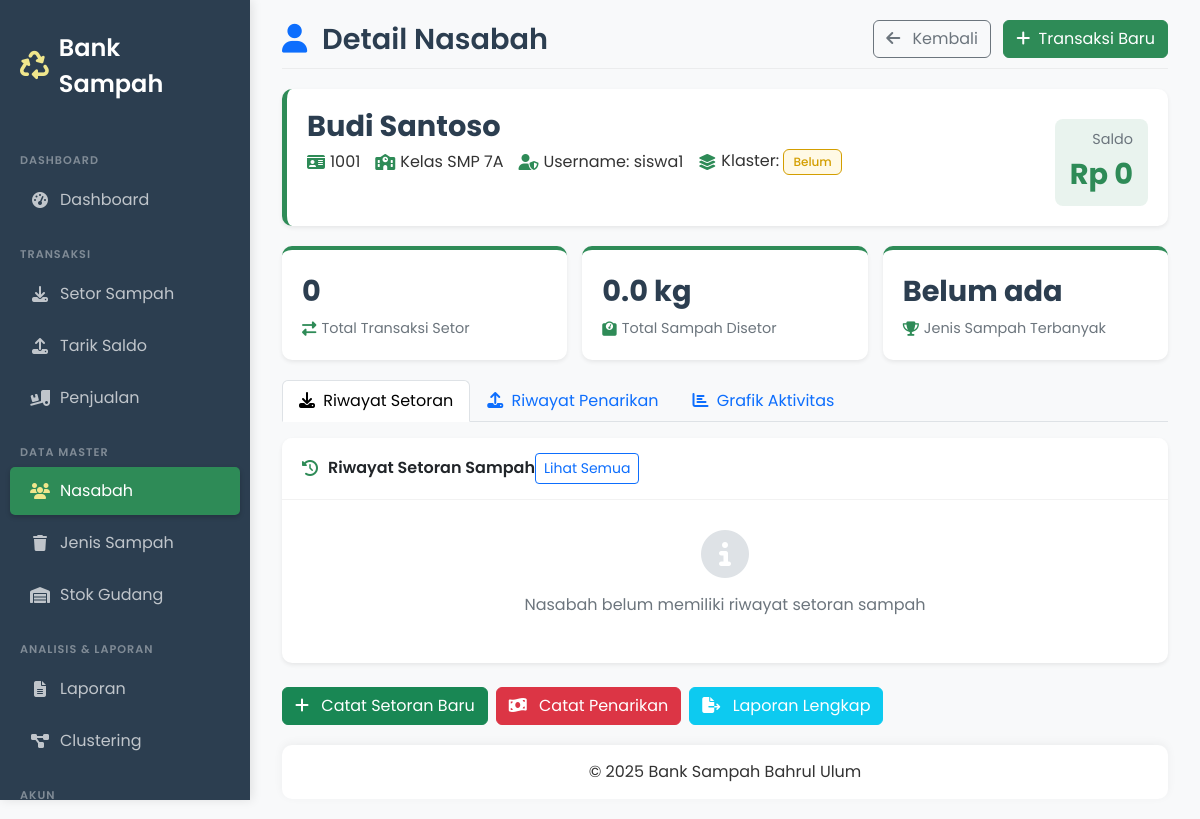
The app's page /admin/detail_nasabah.php?id=2 (signed in) with its own data.
### tables this page shows
CREATE TABLE nasabah (
    id_nasabah INT AUTO_INCREMENT PRIMARY KEY,
    id_user INT NOT NULL UNIQUE,  
    nis VARCHAR(20) UNIQUE,
    nama_lengkap VARCHAR(100) NOT NULL,
    kelas VARCHAR(50),
    saldo BIGINT NOT NULL DEFAULT 0,
     
    id_klaster INT DEFAULT NULL,
    FOREIGN KEY (id_user) REFERENCES users(id_user) ON DELETE CASCADE
);

CREATE TABLE users (
    id_user INT AUTO_INCREMENT PRIMARY KEY,
    username VARCHAR(50) NOT NULL UNIQUE,
    password VARCHAR(255) NOT NULL,  
    role ENUM('admin', 'nasabah') NOT NULL,
    created_at TIMESTAMP DEFAULT CURRENT_TIMESTAMP
);

### config/functions.php (called while the page is built, shortened)
<?php
function format_rupiah($number) {
    return 'Rp ' . number_format($number, 0, ',', '.');
}
?>

### admin/detail_nasabah.php (the view, shortened to what this page needs)
<?php
require '../config/db.php';
require '../config/functions.php';
$id_nasabah = $_GET['id'];
try {
    $stmt = $pdo->prepare("
        SELECT n.*, u.username, k.nama_klaster
        FROM nasabah n
        LEFT JOIN users u ON n.id_user = u.id_user
        LEFT JOIN klaster_info k ON n.id_klaster = k.id_klaster
        WHERE n.id_nasabah = ?
    ");
    $stmt->execute([$id_nasabah]);
    $nasabah = $stmt->fetch();
    $stmt = $pdo->prepare("
        SELECT
            ts.tanggal_setor,
            js.nama_sampah,
            ts.berat,
            js.harga_beli AS harga_per_kg,
            ts.total_harga,
            u.username AS admin_pencatat
        FROM transaksi_setor ts
        JOIN jenis_sampah js ON ts.id_sampah = js.id_sampah
        JOIN users u ON ts.dicatat_oleh = u.id_user
        WHERE ts.id_nasabah = ?
        ORDER BY ts.tanggal_setor DESC
    ");
    $stmt->execute([$id_nasabah]);
    $transaksi_setor = $stmt->fetchAll();
    $stmt_stats = $pdo->prepare("
        SELECT
            COALESCE(SUM(ts.berat), 0) as total_berat,
            COUNT(ts.id_setor) as jumlah_setor
        FROM transaksi_setor ts
        WHERE ts.id_nasabah = ?
    ");
    $stmt_stats->execute([$id_nasabah]);
    $stats = $stmt_stats->fetch();
    $stmt_top_sampah = $pdo->prepare("
        SELECT js.nama_sampah, SUM(ts.berat) as total_berat
        FROM transaksi_setor ts
        JOIN jenis_sampah js ON ts.id_sampah = js.id_sampah
        WHERE ts.id_nasabah = ?
        GROUP BY js.id_sampah
        ORDER BY total_berat DESC
        LIMIT 1
    ");
    $stmt_top_sampah->execute([$id_nasabah]);
    $top_sampah = $stmt_top_sampah->fetch();
} catch (Exception $e) {
    $_SESSION['error'] = "Terjadi kesalahan: " . $e->getMessage();
    header("Location: nasabah.php");
    exit;
}
?>
<!DOCTYPE html>
<html lang="id">
<head>
    <link href="https://cdn.jsdelivr.net/npm/bootstrap@5.3.3/dist/css/bootstrap.min.css" rel="stylesheet">
    <link rel="stylesheet" href="https://cdnjs.cloudflare.com/ajax/libs/font-awesome/6.4.0/css/all.min.css">
</head>
<body>
    <div class="sidebar">
        <a href="index.php" class="brand">
            <i class="fas fa-recycle"></i>
            <span class="brand-text">Bank Sampah</span>
        </a>
        <div class="nav-category">Dashboard</div>
        <ul class="nav flex-column">
            <li class="nav-item">
                <a class="nav-link" href="index.php">
                    <i class="fas fa-tachometer-alt"></i>
                    <span class="nav-text">Dashboard</span>
                </a>
            </li>
        </ul>
        <div class="nav-category">Transaksi</div>
        <ul class="nav flex-column">
            <li class="nav-item">
                <a class="nav-link" href="transaksi_setor.php">
                    <i class="fas fa-download"></i>
                    <span class="nav-text">Setor Sampah</span>
                </a>
            </li>
            <li class="nav-item">
                <a class="nav-link" href="transaksi_tarik.php">
                    <i class="fas fa-upload"></i>
                    <span class="nav-text">Tarik Saldo</span>
                </a>
            </li>
            <li class="nav-item">
                <a class="nav-link" href="penjualan.php">
                    <i class="fas fa-truck-loading"></i>
                    <span class="nav-text">Penjualan</span>
                </a>
            </li>
        </ul>
        <div class="nav-category">Data Master</div>
        <ul class="nav flex-column">
            <li class="nav-item">
                <a class="nav-link active" href="nasabah.php">
                    <i class="fas fa-users"></i>
                    <span class="nav-text">Nasabah</span>
                </a>
            </li>
            <li class="nav-item">
                <a class="nav-link" href="sampah.php">
                    <i class="fas fa-trash"></i>
                    <span class="nav-text">Jenis Sampah</span>
                </a>
            </li>
            <li class="nav-item">
                <a class="nav-link" href="stok.php">
                    <i class="fas fa-warehouse"></i>
                    <span class="nav-text">Stok Gudang</span>
                </a>
            </li>
        </ul>
        <div class="nav-category">Analisis & Laporan</div>
        <ul class="nav flex-column">
            <li class="nav-item">
                <a class="nav-link" href="laporan.php">
                    <i class="fas fa-file-alt"></i>
                    <span class="nav-text">Laporan</span>
                </a>
            </li>
            <li class="nav-item">
                <a class="nav-link" href="clustering.php">
                    <i class="fas fa-project-diagram"></i>
                    <span class="nav-text">Clustering</span>
                </a>
            </li>
        </ul>
        <div class="nav-category">Akun</div>
    </div>
    <div class="content">
        <div class="container-fluid">
            <div class="page-header">
                <h1><i class="fas fa-user text-primary me-2"></i> Detail Nasabah</h1>
                <div>
                    <a href="nasabah.php" class="btn btn-outline-secondary">
                        <i class="fas fa-arrow-left me-2"></i> Kembali
                    </a>
                    <a href="transaksi_setor.php?nasabah=<?= $nasabah['id_nasabah'] ?>" class="btn btn-primary ms-2">
                        <i class="fas fa-plus me-1"></i> Transaksi Baru
                    </a>
                </div>
            </div>
            <div class="profile-header">
                <div class="row">
                    <div class="col-md-9">
                        <h2 class="profile-name"><?= htmlspecialchars($nasabah['nama_lengkap']) ?></h2>
                        <div class="profile-meta">
                            <div class="meta-item">
                                <i class="fas fa-id-card"></i>
                                <span><?= htmlspecialchars($nasabah['nis'] ?: 'Tidak ada NIS') ?></span>
                            </div>
                            <div class="meta-item">
                                <i class="fas fa-school"></i>
                                <span>Kelas <?= htmlspecialchars($nasabah['kelas']) ?></span>
                            </div>
                            <div class="meta-item">
                                <i class="fas fa-user-shield"></i>
                                <span>Username: <?= htmlspecialchars($nasabah['username']) ?></span>
                            </div>
                            <?php if ($nasabah['nama_klaster']): ?>
                            <div class="meta-item">
                                <i class="fas fa-layer-group"></i>
                                <span>Klaster: <span class="badge bg-info"><?= htmlspecialchars($nasabah['nama_klaster']) ?></span></span>
                            </div>
                            <?php else: ?>
                            <div class="meta-item">
                                <i class="fas fa-layer-group"></i>
                                <span>Klaster: <span class="badge bg-warning">Belum</span></span>
                            </div>
                            <?php endif; ?>
                        </div>
                    </div>
                    <div class="col-md-3 text-md-end">
                        <div class="saldo-display">
                            <div class="label">Saldo</div>
                            <div class="value"><?= format_rupiah($nasabah['saldo']) ?></div>
                        </div>
                    </div>
                </div>
            </div>
            <div class="stats-cards">
                <div class="stat-card">
                    <div class="stat-value"><?= number_format($stats['jumlah_setor']) ?></div>
                    <div class="stat-label"><i class="fas fa-exchange-alt"></i> Total Transaksi Setor</div>
                </div>
                <div class="stat-card">
                    <div class="stat-value"><?= number_format($stats['total_berat'], 1) ?> kg</div>
                    <div class="stat-label"><i class="fas fa-weight"></i> Total Sampah Disetor</div>
                </div>
                <div class="stat-card">
                    <div class="stat-value"><?= $top_sampah ? htmlspecialchars($top_sampah['nama_sampah']) : 'Belum ada' ?></div>
                    <div class="stat-label"><i class="fas fa-trophy"></i> Jenis Sampah Terbanyak</div>
                </div>
            </div>
            <ul class="nav nav-tabs mb-3" id="nasabahTab" role="tablist">
                <li class="nav-item" role="presentation">
                    <button class="nav-link active" id="setor-tab" data-bs-toggle="tab" data-bs-target="#setor-tab-pane" type="button" role="tab" aria-controls="setor-tab-pane" aria-selected="true">
                        <i class="fas fa-download me-1"></i> Riwayat Setoran
                    </button>
                </li>
                <li class="nav-item" role="presentation">
                    <button class="nav-link" id="tarik-tab" data-bs-toggle="tab" data-bs-target="#tarik-tab-pane" type="button" role="tab" aria-controls="tarik-tab-pane" aria-selected="false">
                        <i class="fas fa-upload me-1"></i> Riwayat Penarikan
                    </button>
                </li>
                <li class="nav-item" role="presentation">
                    <button class="nav-link" id="grafik-tab" data-bs-toggle="tab" data-bs-target="#grafik-tab-pane" type="button" role="tab" aria-controls="grafik-tab-pane" aria-selected="false">
                        <i class="fas fa-chart-bar me-1"></i> Grafik Aktivitas
                    </button>
                </li>
            </ul>
            <div class="tab-content" id="nasabahTabContent">
                <div class="tab-pane fade show active" id="setor-tab-pane" role="tabpanel" aria-labelledby="setor-tab" tabindex="0">
                    <div class="card">
                        <div class="card-header">
                            <i class="fas fa-history"></i> Riwayat Setoran Sampah
                            <a href="transaksi_setor.php?filter=nasabah&id=<?= $nasabah['id_nasabah'] ?>" class="btn btn-sm btn-outline-primary float-end">
                                Lihat Semua
                            </a>
                        </div>
                        <div class="card-body p-0">
                            <?php if (count($transaksi_setor) > 0): ?>
                            <div class="table-responsive">
                                <table class="table table-hover table-striped">
                                    <thead>
                                        <tr>
                                            <th>Tanggal</th>
                                            <th>Jenis Sampah</th>
                                            <th>Berat</th>
                                            <th>Harga/kg</th>
                                            <th>Total</th>
                                            <th>Dicatat oleh</th>
                                        </tr>
                                    </thead>
                                    <tbody>
                                        <?php foreach($transaksi_setor as $ts): ?>
                                        <tr>
                                            <td><?= format_tanggal($ts['tanggal_setor']) ?></td>
                                            <td><?= htmlspecialchars($ts['nama_sampah']) ?></td>
                                            <td><?= number_format($ts['berat'], 1) ?> kg</td>
                                            <td><?= isset($ts['harga_per_kg']) ? format_rupiah($ts['harga_per_kg']) : 'N/A' ?></td>
                                            <td><?= format_rupiah($ts['total_harga']) ?></td>
                                            <td><?= htmlspecialchars($ts['admin_pencatat']) ?></td>
                                        </tr>
                                        <?php endforeach; ?>
                                    </tbody>
                                </table>
                            </div>
                            <?php else: ?>
                            <div class="no-data">
                                <i class="fas fa-info-circle"></i>
                                <p>Nasabah belum memiliki riwayat setoran sampah</p>
                            </div>
                            <?php endif; ?>
                        </div>
                    </div>
                </div>
            </div>
            <div class="mt-4 d-flex gap-2">
                <a href="transaksi_setor.php?nasabah=<?= $nasabah['id_nasabah'] ?>" class="btn btn-success">
                    <i class="fas fa-plus me-2"></i> Catat Setoran Baru
                </a>
                <a href="transaksi_tarik.php?nasabah=<?= $nasabah['id_nasabah'] ?>" class="btn btn-danger">
                    <i class="fas fa-money-bill-wave me-2"></i> Catat Penarikan
                </a>
                <a href="laporan.php?filter=nasabah&id=<?= $nasabah['id_nasabah'] ?>" class="btn btn-info text-white">
                    <i class="fas fa-file-export me-2"></i> Laporan Lengkap
                </a>
            </div>
            <footer>
                <p class="mb-0">&copy; <?= date('Y') ?> Bank Sampah Bahrul Ulum</p>
            </footer>
        </div>
    </div>
</body>
</html>

### records on screen
nasabah: nama_lengkap "Budi Santoso", nis "1001", kelas "SMP 7A", id_user.username "siswa1", saldo "Rp 0"

### other values on screen
$stats['jumlah_setor'] "0"
$stats['total_berat'] "0.0"
